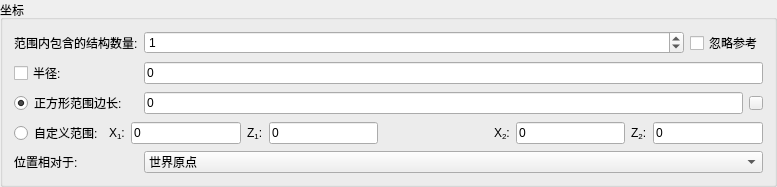
        <widget class="QGroupBox" name="groupBoxPosition">
         <property name="title">
          <string>坐标</string>
         </property>
         <layout class="QGridLayout" name="gridLayout">
          <item row="2" column="0" colspan="3">
           <widget class="QCheckBox" name="checkRadius">
            <property name="text">
             <string>半径:</string>
            </property>
           </widget>
          </item>
          <item row="4" column="1" colspan="5">
           <layout class="QHBoxLayout" name="horizontalLayout">
            <item>
             <widget class="QLabel" name="labelX1">
              <property name="toolTip">
               <string>最小值(含)</string>
              </property>
              <property name="text">
               <string>X&lt;sub&gt;1&lt;/sub&gt;:</string>
              </property>
             </widget>
            </item>
            <item>
             <widget class="QLineEdit" name="lineEditX1">
              <property name="toolTip">
               <string>最小值(含)</string>
              </property>
              <property name="text">
               <string>0</string>
              </property>
             </widget>
            </item>
            <item>
             <widget class="QLabel" name="labelZ1">
              <property name="toolTip">
               <string>最小值(含)</string>
              </property>
              <property name="text">
               <string>Z&lt;sub&gt;1&lt;/sub&gt;:</string>
              </property>
             </widget>
            </item>
            <item>
             <widget class="QLineEdit" name="lineEditZ1">
              <property name="toolTip">
               <string>最小值(含)</string>
              </property>
              <property name="text">
               <string>0</string>
              </property>
             </widget>
            </item>
            <item>
             <spacer name="horizontalSpacer">
              <property name="orientation">
               <enum>Qt::Horizontal</enum>
              </property>
              <property name="sizeHint" stdset="0">
               <size>
                <width>40</width>
                <height>20</height>
               </size>
              </property>
             </spacer>
            </item>
            <item>
             <widget class="QLabel" name="labelX2">
              <property name="toolTip">
               <string>最大值(含)</string>
              </property>
              <property name="text">
               <string>X&lt;sub&gt;2&lt;/sub&gt;:</string>
              </property>
             </widget>
            </item>
            <item>
             <widget class="QLineEdit" name="lineEditX2">
              <property name="toolTip">
               <string>最大值(含)</string>
              </property>
              <property name="text">
               <string>0</string>
              </property>
             </widget>
            </item>
            <item>
             <widget class="QLabel" name="labelZ2">
              <property name="toolTip">
               <string>最大值(含)</string>
              </property>
              <property name="text">
               <string>Z&lt;sub&gt;2&lt;/sub&gt;:</string>
              </property>
             </widget>
            </item>
            <item>
             <widget class="QLineEdit" name="lineEditZ2">
              <property name="toolTip">
               <string>最大值(含)</string>
              </property>
              <property name="text">
               <string>0</string>
              </property>
             </widget>
            </item>
           </layout>
          </item>
          <item row="3" column="0" colspan="3">
           <widget class="QRadioButton" name="radioSquare">
            <property name="text">
             <string>正方形范围边长:</string>
            </property>
            <property name="checked">
             <bool>true</bool>
            </property>
           </widget>
          </item>
          <item row="4" column="0">
           <widget class="QRadioButton" name="radioCustom">
            <property name="text">
             <string>自定义范围:</string>
            </property>
           </widget>
          </item>
          <item row="5" column="0" colspan="3">
           <widget class="QLabel" name="labelRelative">
            <property name="text">
             <string>位置相对于:</string>
            </property>
           </widget>
          </item>
          <item row="5" column="3" colspan="3">
           <widget class="QComboBox" name="comboBoxRelative">
            <property name="sizeAdjustPolicy">
             <enum>QComboBox::AdjustToContentsOnFirstShow</enum>
            </property>
            <item>
             <property name="text">
              <string>世界原点</string>
             </property>
            </item>
           </widget>
          </item>
          <item row="2" column="3" colspan="3">
           <widget class="QLineEdit" name="lineRadius">
            <property name="text">
             <string>0</string>
            </property>
           </widget>
          </item>
          <item row="0" column="0" colspan="3">
           <widget class="QLabel" name="labelSpinBox">
            <property name="text">
             <string>范围内包含的结构数量:</string>
            </property>
           </widget>
          </item>
          <item row="0" column="3">
           <widget class="SpinInstances" name="spinBox">
            <property name="sizePolicy">
             <sizepolicy hsizetype="Expanding" vsizetype="Fixed">
              <horstretch>0</horstretch>
              <verstretch>0</verstretch>
             </sizepolicy>
            </property>
            <property name="specialValueText">
             <string>不包含</string>
            </property>
            <property name="minimum">
             <number>0</number>
            </property>
            <property name="maximum">
             <number>99</number>
            </property>
            <property name="value">
             <number>1</number>
            </property>
           </widget>
          </item>
          <item row="0" column="4" colspan="2">
           <widget class="QCheckBox" name="checkSkipRef">
            <property name="toolTip">
             <string>忽略刚好满足距离要求的结构</string>
            </property>
            <property name="text">
             <string>忽略参考</string>
            </property>
           </widget>
          </item>
          <item row="3" column="5">
           <widget class="QPushButton" name="buttonAreaInfo">
            <property name="maximumSize">
             <size>
              <width>14</width>
              <height>14</height>
             </size>
            </property>
            <property name="styleSheet">
             <string notr="true">边界: 无;</string>
            </property>
            <property name="text">
             <string/>
            </property>
            <property name="icon">
             <iconset resource="../rc/icons.qrc">
              <normaloff>:/icons/info.png</normaloff>:/icons/info.png</iconset>
            </property>
            <property name="iconSize">
             <size>
              <width>14</width>
              <height>14</height>
             </size>
            </property>
            <property name="autoDefault">
             <bool>false</bool>
            </property>
           </widget>
          </item>
          <item row="3" column="3" colspan="2">
           <widget class="QLineEdit" name="lineSquare">
            <property name="text">
             <string>0</string>
            </property>
           </widget>
          </item>
         </layout>
        </widget>
